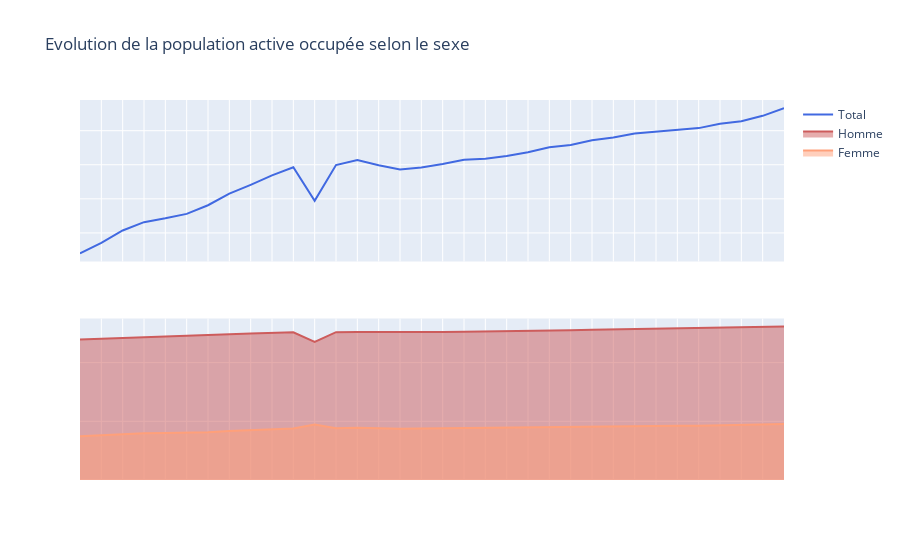

Notebook code cell kept with this figure:
### Code cell
# Initialize figure with subplots
fig1 = make_subplots(
    rows=2, cols=1,
    specs=[[{}],
           [{}]
           ])

# fig = go.Figure()
fig1.add_trace(go.Scatter(x=df_Population_A_1[' '], 
                          y=df_Population_A_1['Evolution de la population active occupée'],
                          name='Total',
                          line = dict(color='royalblue')),row=1, col=1)
fig1.add_trace(go.Scatter(x=df_Population_A_1[' '], 
                          y=df_Population_A_1['Population active occupée Masculine'], 
                          name='Homme',
                          fill='tozeroy',
                         line = dict(color='indianred')),row=2, col=1)
fig1.add_trace(go.Scatter(x=df_Population_A_1[' '],
                          y=df_Population_A_1['Population active occupée Féminine'], 
                          name='Femme',
                          fill='tozeroy',
                         line = dict(color='lightsalmon')),row=2, col=1)
# Edit the layout
fig1.update_layout(title='Evolution de la population active occupée selon le sexe')
fig1.update_xaxes(showticklabels=False)
fig1.update_yaxes(showticklabels=False)
fig1.show()

### Figure 1 — Plotly figure (JSON) as saved in the notebook; plotly's stock layout.template omitted (floating-point values rounded to 4 significant figures)
{"data": [{"line": {"color": "royalblue"}, "name": "Total", "type": "scatter", "x": ["II trimestre 2011", "IV trimestre 2011", "I trimestre 2012", "II trimestre 2012", "III trimestre 2012", "IV trimestre 2012", "I trimestre 2013", "II trimestre 2013", "III trimestre 2013", "IV trimestre 2013", "I trimestre 2014", "II trimestre 2014", "III trimestre 2014", "IV trimestre 2014", "I trimestre 2015", "II trimestre 2015", "III trimestre 2015", "IV trimestre 2015", "I trimestre 2016", "II trimestre 2016", "III trimestre 2016", "IV trimestre 2016", "I trimestre 2017", "II trimestre 2017", "III trimestre 2017", "IV trimestre 2017", "I trimestre 2018", "II trimestre 2018", "III trimestre 2018", "IV trimestre 2018", "I trimestre 2019", "II trimestre 2019", "III trimestre 2019", "IV trimestre 2019"], "xaxis": "x", "y": [3140.0, 3171.0, 3207.0, 3232.0, 3243.0, 3256.0, 3281.0, 3315.0, 3341.0, 3369.0, 3392.0, 3294.0, 3399.0, 3414.0, 3399.0, 3386.0, 3392.0, 3402, 3415.0, 3418.0, 3426.0, 3437.0, 3452.0, 3458.0, 3472.0, 3480, 3492.0, 3498.0, 3503.0, 3508.0, 3520.0, 3528.0, 3544.0, 3566.0], "yaxis": "y"}, {"fill": "tozeroy", "line": {"color": "indianred"}, "name": "Homme", "type": "scatter", "x": ["II trimestre 2011", "IV trimestre 2011", "I trimestre 2012", "II trimestre 2012", "III trimestre 2012", "IV trimestre 2012", "I trimestre 2013", "II trimestre 2013", "III trimestre 2013", "IV trimestre 2013", "I trimestre 2014", "II trimestre 2014", "III trimestre 2014", "IV trimestre 2014", "I trimestre 2015", "II trimestre 2015", "III trimestre 2015", "IV trimestre 2015", "I trimestre 2016", "II trimestre 2016", "III trimestre 2016", "IV trimestre 2016", "I trimestre 2017", "II trimestre 2017", "III trimestre 2017", "IV trimestre 2017", "I trimestre 2018", "II trimestre 2018", "III trimestre 2018", "IV trimestre 2018", "I trimestre 2019", "II trimestre 2019", "III trimestre 2019", "IV trimestre 2019"], "xaxis": "x2", "y": [2394.0, 2405, 2424.0, 2435.0, 2444.0, 2451, 2466, 2482.0, 2495.0, 2506.0, 2515, 2351.0, 2519, 2523.0, 2521.0, 2514.0, 2516.0, 2521.0, 2525.0, 2528.0, 2530.0, 2537.0, 2546.0, 2550.0, 2560.0, 2567.0, 2574.0, 2578.0, 2579.0, 2582.0, 2591.0, 2594.0, 2603.0, 2614.0], "yaxis": "y2"}, {"fill": "tozeroy", "line": {"color": "lightsalmon"}, "name": "Femme", "type": "scatter", "x": ["II trimestre 2011", "IV trimestre 2011", "I trimestre 2012", "II trimestre 2012", "III trimestre 2012", "IV trimestre 2012", "I trimestre 2013", "II trimestre 2013", "III trimestre 2013", "IV trimestre 2013", "I trimestre 2014", "II trimestre 2014", "III trimestre 2014", "IV trimestre 2014", "I trimestre 2015", "II trimestre 2015", "III trimestre 2015", "IV trimestre 2015", "I trimestre 2016", "II trimestre 2016", "III trimestre 2016", "IV trimestre 2016", "I trimestre 2017", "II trimestre 2017", "III trimestre 2017", "IV trimestre 2017", "I trimestre 2018", "II trimestre 2018", "III trimestre 2018", "IV trimestre 2018", "I trimestre 2019", "II trimestre 2019", "III trimestre 2019", "IV trimestre 2019"], "xaxis": "x2", "y": [745.7, 765.7, 783.2, 796.7, 798.6, 804.8, 815.2, 832.9, 845.9, 863.1, 877.5, 943.3, 880.2, 890.4, 877.9, 872.5, 876.3, 880.7, 889.4, 889.7, 896.3, 899.6, 905.3, 908, 912, 913.2, 918, 920.2, 923.4, 925.1, 929.7, 933.4, 940.4, 952.7], "yaxis": "y2"}], "layout": {"title": {"text": "Evolution de la population active occupée selon le sexe"}, "xaxis": {"anchor": "y", "domain": [0, 1], "showticklabels": false}, "xaxis2": {"anchor": "y2", "domain": [0, 1], "showticklabels": false}, "yaxis": {"anchor": "x", "domain": [0.575, 1], "showticklabels": false}, "yaxis2": {"anchor": "x2", "domain": [0, 0.425], "showticklabels": false}}}
